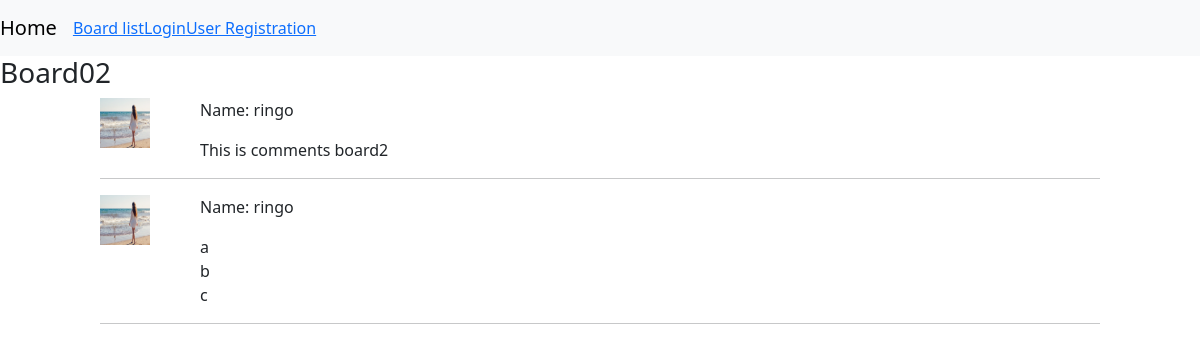
The page /boards/post_comment/6 on the database as committed earlier.
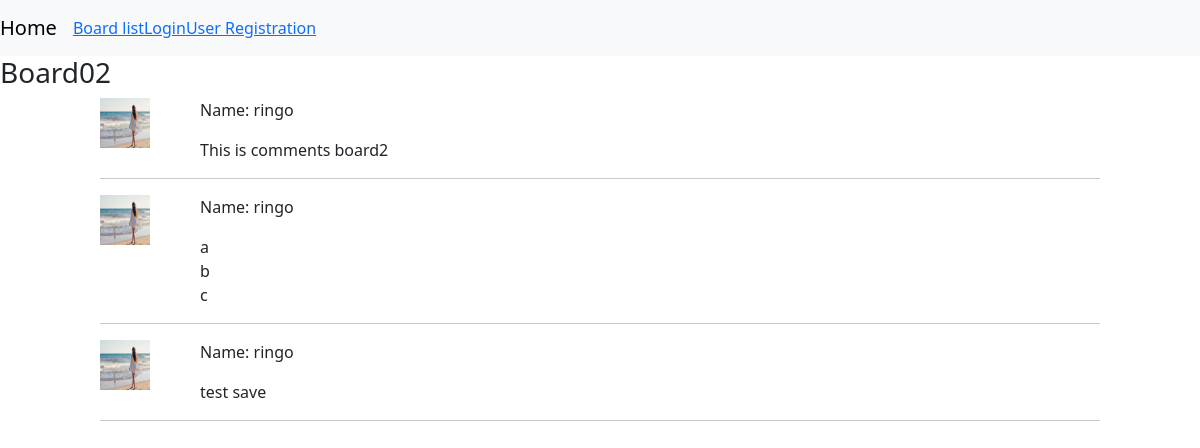
The same page on the database as committed later.
### boards/models.py (models this page shows)
class Comments(models.Model):
    comment = models.CharField(max_length=1000)
    user = models.ForeignKey(
        "accounts.Users",
        on_delete=models.CASCADE
    )
    theme = models.ForeignKey(
        "Themes",
        on_delete=models.CASCADE
    )
    objects = CommentsManager()
    class Meta:
        db_table = 'comments'

### accounts/models.py (models this page shows)
class Users(AbstractBaseUser, PermissionsMixin):
    username = models.CharField(max_length=255)
    age = models.PositiveIntegerField()
    email = models.EmailField(max_length=25, unique=True)
    is_active = models.BooleanField(default=False)
    is_staff = models.BooleanField(default=False)
    picture = models.FileField(null=True, upload_to="picture/")
    objects = UserManager()
    USERNAME_FIELD = "email"
    REQUIRED_FIELDS = ["username"]
    class Meta:
        db_table = 'users'

### boards/views.py (the view, shortened to what this page needs)
# urls.py: path("post_comment/<int:theme_id>", views.post_comment, name="post_comment"),
def post_comment(request, theme_id):
    saved_comment = cache.get(f'saved_comment-theme_id={theme_id}-user_id={request.user.id}', "")
    post_comment_form = forms.PostCommentForm(request.POST or None,
                                              initial={"comment": saved_comment})
    theme = get_object_or_404(Themes, id=theme_id)
    comments = Comments.objects.fetch_by_theme_id(theme.id)
    return render(request, "boards/post_comment.html",
                  context={
                      "post_comment_form": post_comment_form,
                      "theme": theme,
                      "comments": comments,
                  })

### boards/models.py (called while the page is built)
    def fetch_by_theme_id(self, theme_id):
        return self.filter(theme_id=theme_id).order_by("id").all()

### templates/boards/post_comment.html (shortened to what this page needs)
{% extends 'base.html' %}
{% block content %}
<h3>{{ theme.title }}</h3>
{% for comment in comments %}
<div class="col-1 offset-1">
    {% if comment.user.picture %}
        <img style="float:left" alt="" width="50px" height="50px" src="{{ comment.user.picture.url }}">
    {% endif %}
</div>
<div class="col-8 offset-2">
    <p>Name: {{ comment.user.username }}</p>
    <p>{{ comment.comment | linebreaks }}</p>
</div>
<div class="col-10 offset-1">
<hr>
</div>
{% endfor %}
{% endblock  %}

Rows that differ between the two databases and show on the page:
added Comments: user.picture (picture), user.username "ringo", comment "test save"
